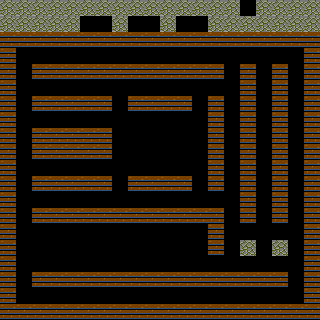

The image is a tile-based game level rendered from a .tmx file. Its description and complete source (layers, tilesets, objects, tile grids) follow:
An orthogonal 20x20 tile map with 16x16 px tiles, 1 tile layer (WALLS) and 2 objects (slime_spawn, player).

<map version="1.8" tiledversion="1.8.2" orientation="orthogonal" renderorder="right-down" width="20" height="20" tilewidth="16" tileheight="16" infinite="0" nextlayerid="4" nextobjectid="5">
 <tileset firstgid="1" source="acid_tiles.tsx" />
 <layer id="1" name="WALLS" width="20" height="20">
  <data encoding="csv">
12,12,12,12,12,12,12,12,12,12,12,12,12,12,12,0,12,12,12,12,
12,12,12,12,12,0,0,12,0,0,12,0,0,12,12,12,12,12,12,12,
2,2,2,2,2,2,2,2,2,2,2,2,2,2,2,2,2,2,2,2,
2,0,0,0,0,0,0,0,0,0,0,0,0,0,0,0,0,0,0,2,
2,0,2,2,2,2,2,2,2,2,2,2,2,2,0,2,0,2,0,2,
2,0,0,0,0,0,0,0,0,0,0,0,0,0,0,2,0,2,0,2,
2,0,2,2,2,2,2,0,2,2,2,2,0,2,0,2,0,2,0,2,
2,0,0,0,0,0,0,0,0,0,0,0,0,2,0,2,0,2,0,2,
2,0,2,2,2,2,2,0,0,0,0,0,0,2,0,2,0,2,0,2,
2,0,2,2,2,2,2,0,0,0,0,0,0,2,0,2,0,2,0,2,
2,0,0,0,0,0,0,0,0,0,0,0,0,2,0,2,0,2,0,2,
2,0,2,2,2,2,2,0,2,2,2,2,0,2,0,2,0,2,0,2,
2,0,0,0,0,0,0,0,0,0,0,0,0,0,0,2,0,2,0,2,
2,0,2,2,2,2,2,2,2,2,2,2,2,2,0,2,0,2,0,2,
2,0,0,0,0,0,0,0,0,0,0,0,0,2,0,0,0,0,0,2,
2,0,0,0,0,0,0,0,0,0,0,0,0,2,0,12,0,12,0,2,
2,0,0,0,0,0,0,0,0,0,0,0,0,0,0,0,0,0,0,2,
2,0,2,2,2,2,2,2,2,2,2,2,2,2,2,2,2,2,0,2,
2,0,0,0,0,0,0,0,0,0,0,0,0,0,0,0,0,0,0,2,
2,2,2,2,2,2,2,2,2,2,2,2,2,2,2,2,2,2,2,2
</data>
 </layer>
 <objectgroup id="2" name="OBJ">
  <object id="1" name="slime_spawn" type="slime_spawn" x="240" y="0" width="16" height="16" />
  <object id="4" name="player" type="player" x="144" y="144" width="16" height="16" />
 </objectgroup>
</map>
